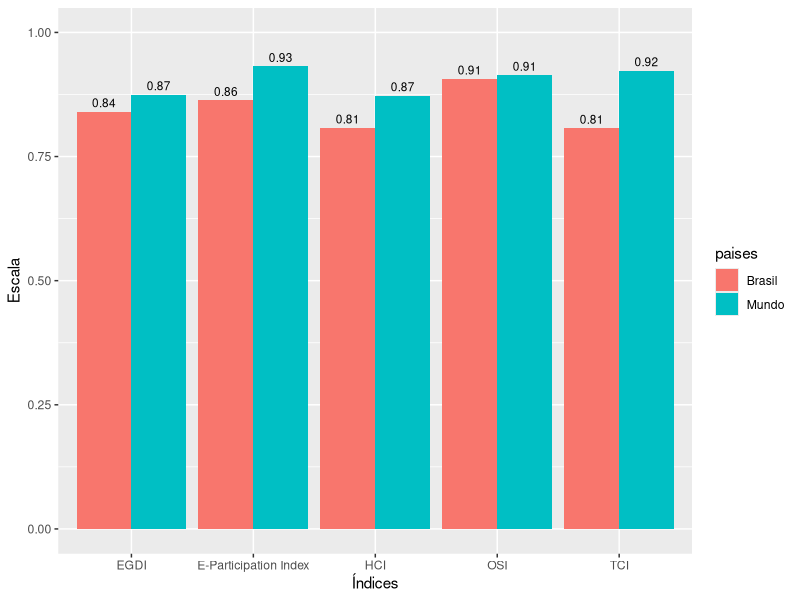
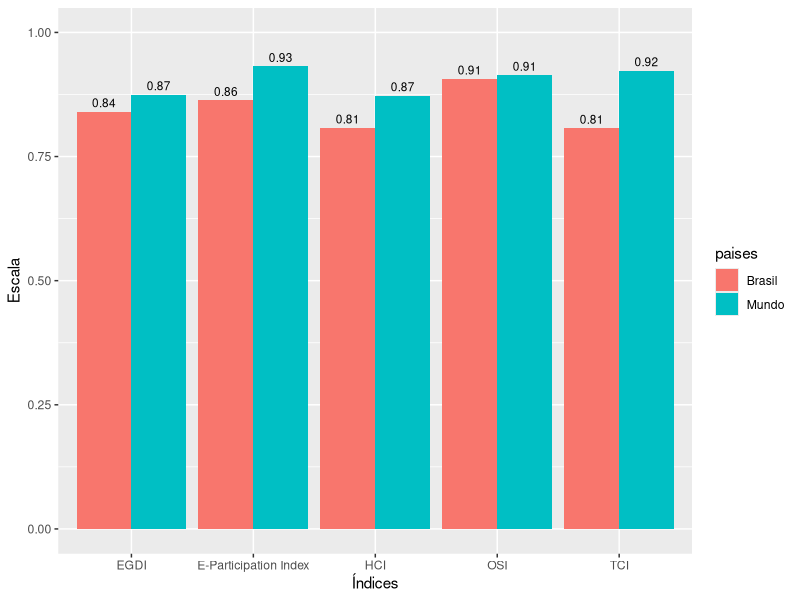

Recreate these plots in R, in order.
library(tidyverse)
library(tidyr)
library(e1071)

egdi <- read.csv('EGOV_DATA_2024.csv') %>%
    arrange(Country.Name) %>%
    select(
            Country.Name,
            E.Government.Index,
            E.Participation.Index, 
            Online.Service.Index, 
            Human.Capital.Index, 
            Telecommunication.Infrastructure.Index
        )

egdi_brasil <- egdi %>% 
    filter(Country.Name == 'Brazil')

egdi_mundo <- egdi %>% 
    filter(Country.Name != 'Brazil')

print(skewness(egdi_mundo$E.Government.Index))

df = data.frame(
    paises = c(
        'Mundo', 
        'Brasil'),
    egdi = c(
        median(egdi_mundo$E.Government.Index),
        egdi_brasil$E.Government.Index
    ),
    epart = c(
        median(egdi_mundo$E.Participation.Index),
        egdi_brasil$E.Participation.Index
    ),
    osi = c(
        median(egdi_mundo$Online.Service.Index),
        egdi_brasil$Online.Service.Index
    ),
    hci = c(
        median(egdi_mundo$Human.Capital.Index),
        egdi_brasil$Human.Capital.Index
    ),
    tci = c(
        median(egdi_mundo$Telecommunication.Infrastructure.Index),
        egdi_brasil$Telecommunication.Infrastructure.Index
    )
)

df_long <- df %>%
  pivot_longer(cols = -paises,
               names_to = "indicador",
               values_to = "valor")

ggplot(df_long, aes(indicador, valor, fill = paises)) +
    geom_col(position = "dodge") +
    scale_x_discrete(labels = c('EGDI', 'E-Participation Index', 'HCI', 'OSI', 'TCI')) +
    geom_text(
        aes(label = round(valor, 2)),
        vjust = -0.5,    
        position = position_dodge(width = 0.9), 
        size = 3
    ) +
    coord_cartesian(ylim = c(0, 1)) +
    labs(
        x = 'Índices',
        y = 'Escala'
    )

ggsave(
    'C:/Users/lazar/Master-Dissertation/figuras/comparacao_egdi_brasil_mundo.png', 
    dpi=300,
    width = 25.4,
    height = 15.24,
    units = "cm"
)
